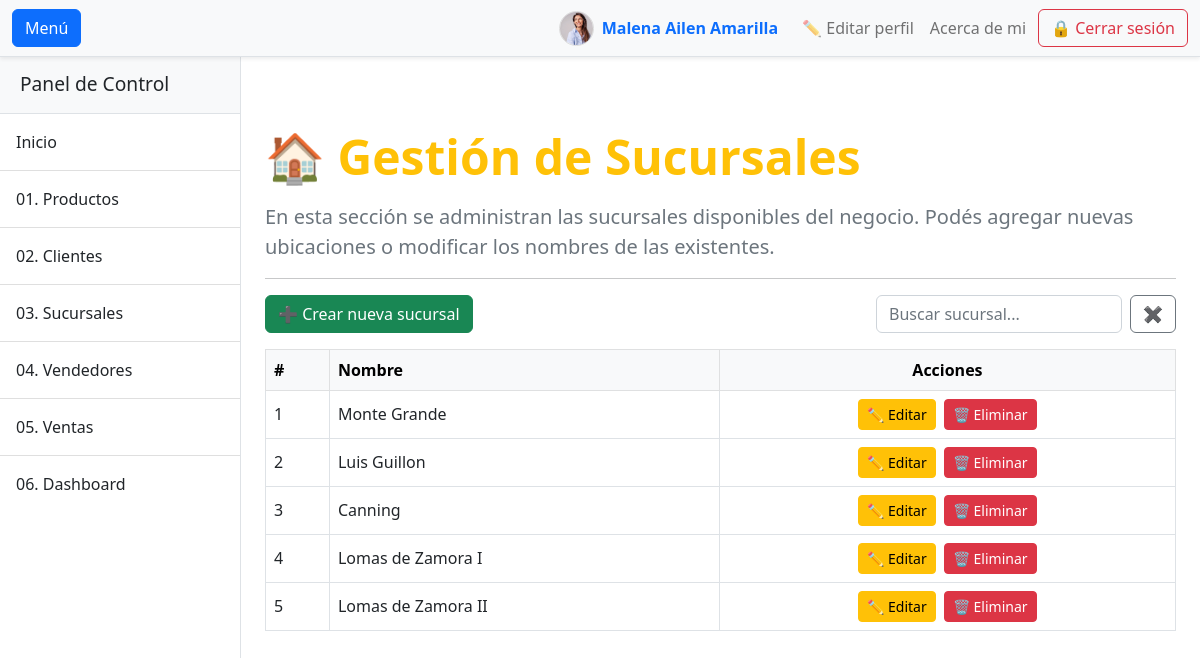
Screenshot of /sucursales/ (signed in) with the database file from the repository.
### aplicacion/models.py (models this page shows, shortened)
class UserProfile(models.Model):
    user = models.OneToOneField(User, on_delete=models.CASCADE)
    profile_picture = models.ImageField(
        upload_to='profile_pics/',
        default='profile_pics/default.jpg',
        blank=True,
        null=True
    )

class Sucursal(models.Model):
    id_sucursal = models.AutoField(primary_key=True)
    nombre_sucursal = models.CharField(max_length=100)

### aplicacion/views.py (the view)
# urls.py: path('sucursales/', views.sucursales, name='sucursales'),
@login_required(login_url='login')
@permission_required('aplicacion.view_sucursal', raise_exception=True)
def sucursales(request):
    sucursales = Sucursal.objects.all()
    return render(request, 'entidades/sucursales.html', {'sucursales': sucursales})

### aplicacion/templates/entidades/sucursales.html (shortened to what this page needs)
{% extends 'entidades/base.html' %}
{% block content %}
<div class="container mt-4">
    <h1 class="display-5 fw-bold text-warning mb-3">🏠 Gestión de Sucursales</h1>
    <p class="lead text-muted">
        En esta sección se administran las sucursales disponibles del negocio.
        Podés agregar nuevas ubicaciones o modificar los nombres de las existentes.
    </p>
    <hr>
    <div class="d-flex justify-content-between align-items-center mb-3">
        <a href="{% url 'nueva_sucursal' %}" class="btn btn-success">➕ Crear nueva sucursal</a>
        <div class="d-flex ms-3" style="max-width: 300px;">
            <input type="text" id="searchInput"
                   class="form-control me-2"
                   placeholder="Buscar sucursal..."
                   autocomplete="off">
            <button type="button" id="clearButton" class="btn btn-outline-secondary">✖</button>
        </div>
    </div>
    {% if sucursales %}
        <table class="table table-hover table-bordered align-middle mt-3" id="sucursalTable">
            <thead class="table-light">
                <tr>
                    <th>#</th>
                    <th>Nombre</th>
                    <th class="text-center">Acciones</th>
                </tr>
            </thead>
            <tbody>
                {% for sucursal in sucursales %}
                    <tr>
                        <td>{{ sucursal.id_sucursal }}</td>
                        <td>{{ sucursal.nombre_sucursal }}</td>
                        <td class="text-center">
                            <a href="{% url 'editar_sucursal' sucursal.id_sucursal %}" class="btn btn-sm btn-warning me-1">✏️ Editar</a>
                            <a href="{% url 'eliminar_sucursal' sucursal.id_sucursal %}" class="btn btn-sm btn-danger"
                               onclick="return confirm('¿Seguro que querés eliminar esta sucursal?');">🗑️ Eliminar</a>
                        </td>
                    </tr>
                {% endfor %}
            </tbody>
        </table>
    {% else %}
        <div class="alert alert-info mt-4">No hay sucursales registradas todavía.</div>
    {% endif %}
</div>
{% endblock %}

### aplicacion/templates/entidades/base.html (shortened to what this page needs)
{% load static %}
<!DOCTYPE html>
<html lang="es">
    <head>
        <link href="https://cdn.jsdelivr.net/npm/bootstrap@5.2.3/dist/css/bootstrap.min.css" rel="stylesheet" />
        <link rel="stylesheet" href="{% static 'css/styles.css' %}" />
    </head>
    <body>
        <div class="d-flex" id="wrapper">
            <div class="border-end bg-white" id="sidebar-wrapper" style="margin-top: 56px;">
                <div class="sidebar-heading border-bottom bg-light">Panel de Control</div>
                    <div class="list-group list-group-flush">
                        <a class="list-group-item list-group-item-action p-3" href="{% url 'index' %}">Inicio</a>
                        <a class="list-group-item list-group-item-action p-3" href="{% url 'productos' %}">01. Productos</a>
                        <a class="list-group-item list-group-item-action p-3" href="{% url 'clientes' %}">02. Clientes</a>
                        <a class="list-group-item list-group-item-action p-3" href="{% url 'sucursales' %}">03. Sucursales</a>
                        <a class="list-group-item list-group-item-action p-3" href="{% url 'vendedores' %}">04. Vendedores</a>
                        <a class="list-group-item list-group-item-action p-3" href="{% url 'ventas' %}">05. Ventas</a>
                        <a class="list-group-item list-group-item-action p-3" href="{% url 'dashboard' %}">06. Dashboard</a>
                    </div>
            </div>
            <div id="page-content-wrapper">
                <nav class="navbar navbar-expand-lg navbar-light bg-light border-bottom shadow-sm fixed-top" style="z-index: 1030;">
                    <div class="container-fluid">
                        <button class="btn btn-primary" id="sidebarToggle">Menú</button>
                        <div class="collapse navbar-collapse" id="navbarSupportedContent">
                            <ul class="navbar-nav ms-auto mt-2 mt-lg-0 align-items-center">
                                {% if user.is_authenticated %}
                                <li class="nav-item d-flex align-items-center me-3">
                                    <img src="{{ user.userprofile.profile_picture.url }}"
                                        onerror="this.src='/media/profile_pics/default.jpg'"
                                        alt="Foto de perfil"
                                        class="rounded-circle me-2"
                                        style="width: 35px; height: 35px; object-fit: cover; border: 1px solid #ddd;">
                                    <span class="fw-semibold">
                                        <span class="text-primary">{{ user.first_name }}</span>
                                        <span class="text-primary">{{ user.last_name }}</span>
                                    </span>
                                </li>
                                {% endif %}
                                <li class="nav-item">
                                    <a class="nav-link" href="{% url 'editar_perfil' %}">✏️ Editar perfil</a>
                                </li>
                                <li class="nav-item"><a class="nav-link" href="{% url 'quien_soy' %}">Acerca de mi</a></li>
                                <li class="nav-item"><a class="btn btn-outline-danger ms-1" href="{% url 'logout' %}">🔒 Cerrar sesión</a></li>
                            </ul>
                        </div>
                    </div>
                </nav>
                <main class="container-fluid py-4" style="margin-top: 80px;">
                    {% block content %}
                    {% endblock %}
                </main>
            </div>
        </div>
    </body>
</html>

### rows the page displays
Sucursal: id_sucursal "1", nombre_sucursal "Monte Grande"
Sucursal: id_sucursal "2", nombre_sucursal "Luis Guillon"
Sucursal: id_sucursal "3", nombre_sucursal "Canning"
Sucursal: id_sucursal "4", nombre_sucursal "Lomas de Zamora I"
Sucursal: id_sucursal "5", nombre_sucursal "Lomas de Zamora II"

### other values shown
{{ user.first_name }} "Malena Ailen"
{{ user.last_name }} "Amarilla"
